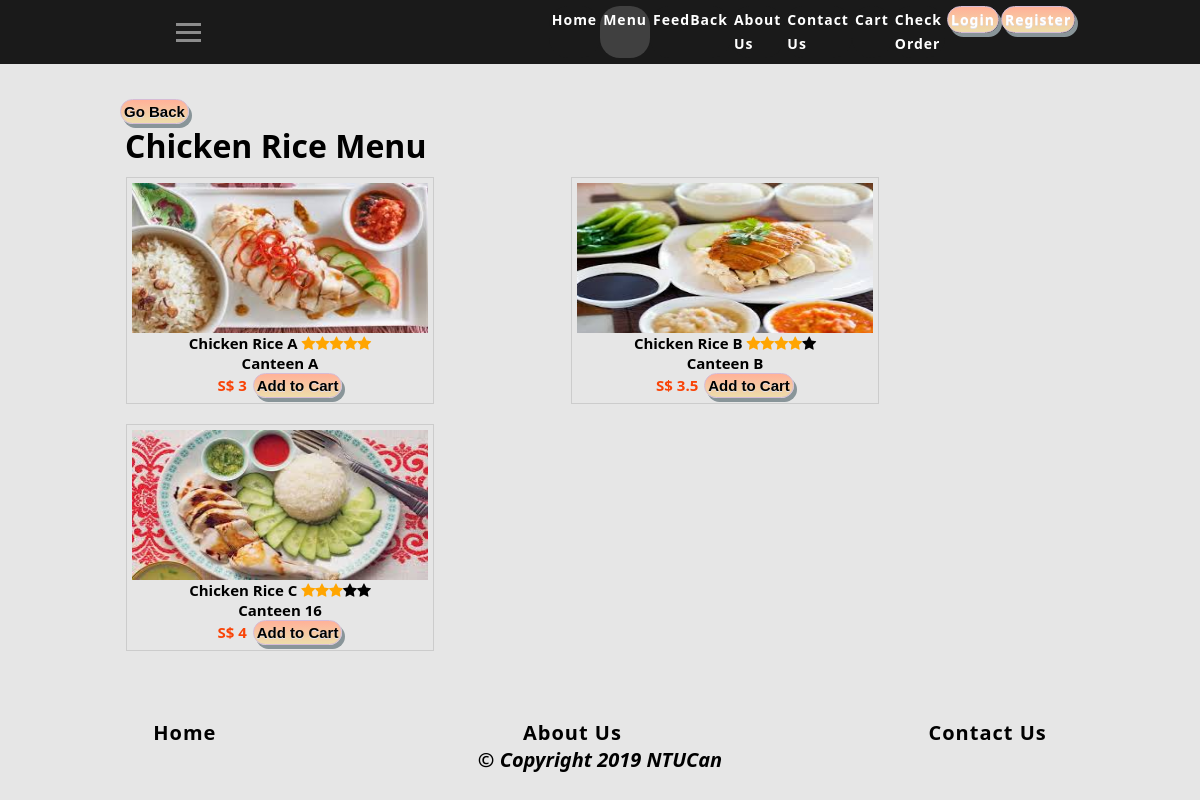
Screenshot of /food/chickenricemenu.php with the database file from the repository.
### tables this page shows
CREATE TABLE IF NOT EXISTS `products` (
  `id` int(11) NOT NULL auto_increment,
  `pname` varchar(255) NOT NULL,
  `description` varchar(255) NOT NULL,
  `rating` int(11) NOT NULL,
  `price` float NOT NULL,
  `picture` varchar(80) NOT NULL,
  PRIMARY KEY  (`id`)
);

### food/chickenricemenu.php (the view, shortened to what this page needs)
<?php
	include("../config/db.inc.php");
?>
<!DOCTYPE html>
<html lang="en">
<head>
	<link rel="stylesheet" type="text/css" href="../mystyle.css">
  <link rel="stylesheet" href="https://cdnjs.cloudflare.com/ajax/libs/font-awesome/4.7.0/css/font-awesome.min.css">
</head>
<body>
    <nav>
      <div class="burger ">
        <div class="line1"></div>
        <div class="line2"></div>
        <div class="line3"></div>
      </div>
      <ul class="nav-links">
        <li class="li"><a href="../index.php">Home</a></li>
        <li class="li active"><a href="../menu.php">Menu</a></li>
        <li class="li"><a href="../feedback.php">FeedBack</a></li>
        <li class="li"><a href="../aboutus.php">About Us</a></li>
        <li class="li"><a href="../contactus.php">Contact Us</a></li>
        <li class="li"><a href="shoppingcart.php">Cart</a></li>
        <li class="li"><a href="../checkorder.php">Check Order</a></li>
      <?php
        if (isset($_SESSION['userId'])) {
          echo "<div class='auth'>Hi {$_SESSION['userUid']}!</div>";
          echo '<form action="../config/logout.inc.php" method="POST" >
          <button type="submit" class="btn" name="logoutbtn">Logout</button>
      </form>';
      } else {
        echo '<li class="auth"><a href="../login.php" class="btn">Login</a></li>
        <li class="auth"><a href="../signup.php" class="btn">Register</a></li>';
      }
      ?>
      </ul>
    </nav>
        <button style="margin-left: 120px;" class="btn" onclick="window.history.back()">Go Back</button>
        <h1>Chicken Rice Menu</h1>
            <?php
                $result=mysqli_query($conn, "SELECT * FROM products LIMIT 29,3") or die("SELECT * FROM products"."<br/><br/>".mysqli_error($conn));
                while($row=mysqli_fetch_array($result)){
            ?>
            <div class="responsive">
                <div class="foodposter">
                    <img src="<?php echo $row['picture']?>"/>
                    <?php echo $row['pname']?>
                    <?php
                      if($row['rating'] == 5) {
                        for ($x = 0; $x < $row['rating']; $x++) {
                          echo '<span class="fa fa-star checked"></span>';
                        }
                      }
                      if($row['rating'] == 4) {
                        for ($x = 0; $x < $row['rating']; $x++) {
                          echo '<span class="fa fa-star checked"></span>';
                        }
                        for ($x = 0; $x < 5-$row['rating']; $x++) {
                          echo '<span class="fa fa-star"></span>';
                        }
                      }
                      if($row['rating'] == 3) {
                        for ($x = 0; $x < $row['rating']; $x++) {
                          echo '<span class="fa fa-star checked"></span>';
                        }
                        for ($x = 0; $x < 5-$row['rating']; $x++) {
                          echo '<span class="fa fa-star"></span>';
                        }
                      }
                    ?><br/>
                    <?php echo $row['description']?><br />
                    <strong style="color: #f94306">
                    S$ <?php echo $row['price']?></strong>
                    <input type="button" class="btn" value="Add to Cart" id="add-to-cart" onclick="addtocart(<?php echo $row['id']?>)" />
                </div>
            </div>
            <?php } ?>
    <footer>
      <ul class="footer-links">
        <li><a href="../index.php">Home</a></li>
        <li><a href="../aboutus.php">About Us</a></li>
        <li><a href="../contactus.php">Contact Us</a></li>
      </ul>
      <strong><i>&copy; Copyright 2019 NTUCan</i></strong>
    </footer>
</body>
</html>

### mystyle.css (style rules this page uses)
* { margin: 0px; padding: 0px; box-sizing: border-box; }
body { font-family: 'Segoe UI', Tahoma, Geneva, Verdana, sans-serif; color: #ffffff; background-color: #e6e6e6; }
.li { border-radius: 20px; background-color: #1a1a1a; padding: 0px 3px 4px 3px; cursor: pointer; font-size: 18px; }
.active, .li:hover { background-color: #404040; color: white; }
nav { display: flex; justify-content: space-around; align-items: center; min-height: 8vh; background-color: #1a1a1a; margin-bottom: 35px; }
.nav-links { display: flex; justify-content: space-around; width: 40%; background-color: #1a1a1a; }
.nav-links li { list-style: none; }
.nav-links a { color: white; text-decoration: none; letter-spacing: 1px; font-size: 14px; font-weight: bold; }
.burger { cursor: pointer; }
.burger div { width: 25px; height: 3px; background-color: #8c8c8c; margin: 5px; transition: all 0.3s ease; }
footer { position: absolute; bottom: 0; background-color: #e6e6e6; color: black; width: 100%; height: 6rem; text-align: center; padding-top: 15px; background: url(footer.jpg), no-repeat; }
.footer-links { display: flex; justify-content: space-around; align-items: center; }
.footer-links li { list-style: none; }
.footer-links a { display: flex; justify-content: space-around; align-items: center; color: black; text-decoration: none; letter-spacing: 1px; font-size: 20px; font-weight: bold; }
i { text-align: center; font-size: 20px; }
.btn { box-shadow: 3px 4px 0px 0px #899599; background: linear-gradient(to bottom, #ededed 5%, #ededed 100%); background-color: #ededed; border-radius: 15px; border: 1px solid #d6bcd6; display: inline-block; cursor: pointer; color: black; font-size: 18px; padding: 1px 10px; text-decoration: none; text-shadow: 0px 1px 0px #e1e2ed; }
div.foodposter { border: 1px solid #ccc; }
div.foodposter img { width: 100%; height: auto; display: flex; }
.responsive { padding: 0 6px; float: left; width: 380px; margin: 10px 105px; }

### food/chickenricemenu.php (style rules this page uses)
body { font-weight:bold; color: black; }
.auth { list-style: none; font-weight: bold; color:white; font-weight:normal; font-size: 18px; }
.responsive { padding: 0 6px; float: left; width: 320px; margin-left: 120px; margin-right: 5px; }
.foodposter { text-align:center; padding: 5px; font-size: 15px; }
h1 { margin-left: 125px; }
.checked { color: orange; }
img { max-height: 150px; max-width: 300px; }
.btn { margin-left:2px; font-size: 15px; padding: 3px; background: linear-gradient(to bottom, #ffb399 5%, #edddab 100%); font-weight: bold; }
.li { border-radius: 20px; background-color: #1a1a1a; padding: 0px 3px 4px 3px; cursor: pointer; font-size: 18px; }
.active, .li:hover { background-color:#404040; color: white; }

### rows the page displays
products: picture (picture), pname "Chicken Rice A", rating 5 (drawn), description "Canteen A", price "3"
products: picture (picture), pname "Chicken Rice B", rating 4 (drawn), description "Canteen B", price "3.5"
products: picture (picture), pname "Chicken Rice C", rating 3 (drawn), description "Canteen 16", price "4"
